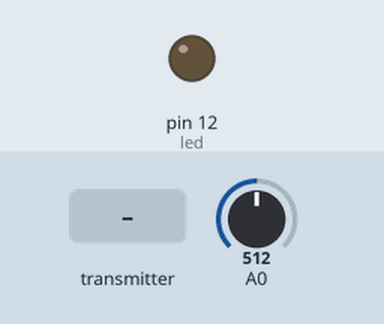
Recording of a sketch running on a simulated Arduino Uno, built with avr-gcc and run on an emulated ATmega328P. Parts: output pins drawn as LEDs (lit = HIGH). The inputs (shaded band) are chosen by the test bench; at power-on: A0 = 512. No radio packets arrive unless stated.

Above: at 1.2 s.
1.3 s: the transmitter starts sending buttonState = 1
At 2.0 s:
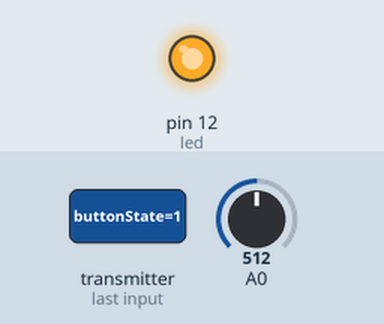
2.8 s: the transmitter starts sending buttonState = 0
At 3.1 s:
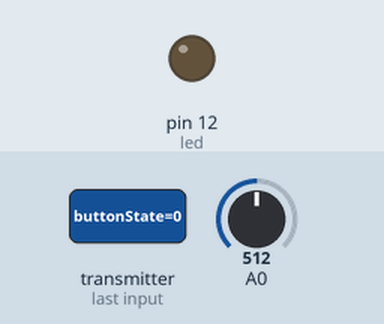
Timing chart, 0 to 5.8 s (numbered marks = the images above; inputs shaded):
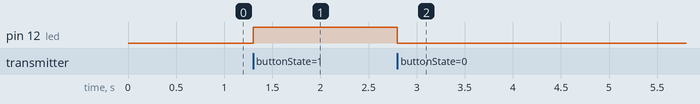

The sketch:

TC10sept.ino
```cpp
/*
* Arduino Wireless Communication Tutorial
*     Example 2 - Transmitter Code
*
* by Dejan Nedelkovski, www.HowToMechatronics.com
*
* Library: TMRh20/RF24, https://github.com/tmrh20/RF24/
*/
#include <SPI.h>
#include <nRF24L01.h>
#include <RF24.h>
#define led 12
RF24 radio(7, 8); // CE, CSN
const byte addresses[][6] = {"00001", "00002"};
boolean buttonState = 0;
void setup() {
  pinMode(12, OUTPUT);
  radio.begin();
  radio.openWritingPipe(addresses[1]); // 00001
  radio.openReadingPipe(1, addresses[0]); // 00002
  radio.setPALevel(RF24_PA_MIN);
}
void loop() {
  delay(5);
  radio.stopListening();
  int potValue = analogRead(A0);
  int angleValue = map(potValue, 0, 1023, 0, 180);
  radio.write(&angleValue, sizeof(angleValue));
  delay(5);
  radio.startListening();
  while (!radio.available());
  radio.read(&buttonState, sizeof(buttonState));
  if (buttonState == HIGH) {
    digitalWrite(led, HIGH);
  }
  else {
    digitalWrite(led, LOW);
  }
}
```

Measured:
- after the input at 1.3 s, pin 12 (led): LOW → HIGH at once
- after the input at 2.8 s, pin 12 (led): HIGH → LOW at once
